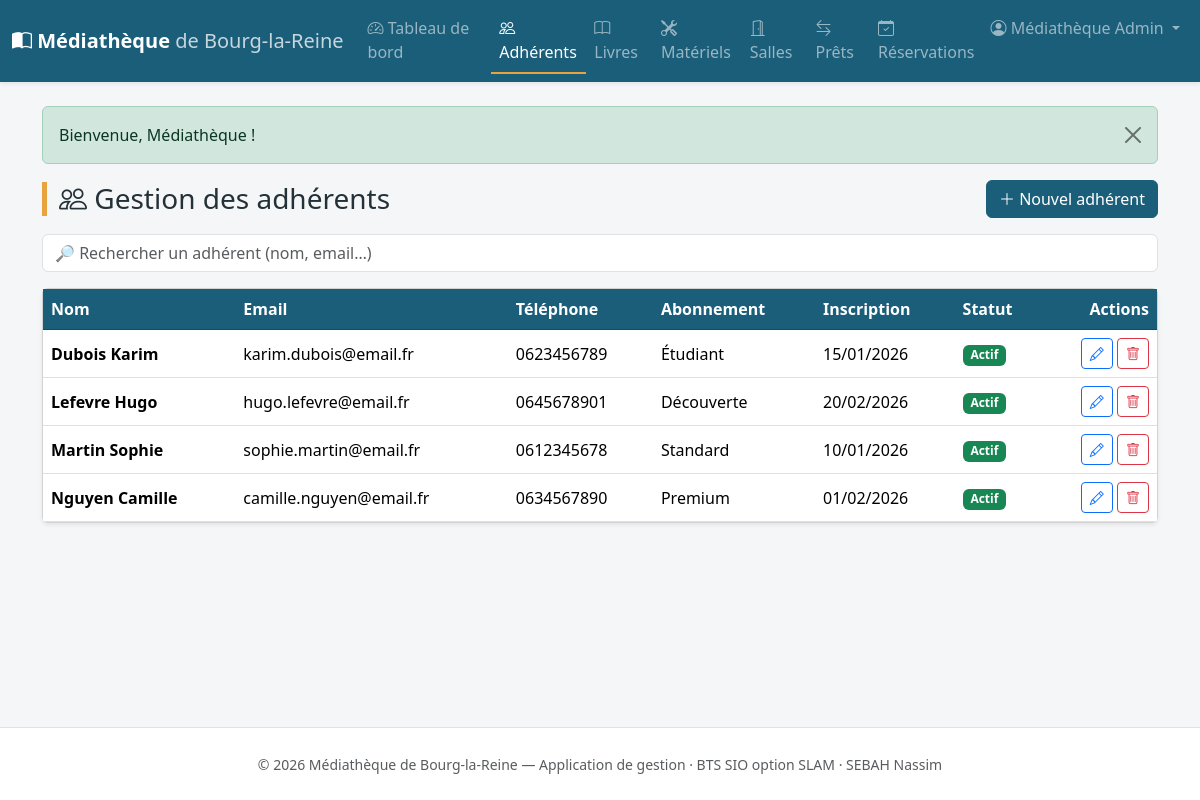
/public/index.php?ctrl=adherent&action=index (signed in), run on the app's committed database.
### tables this page shows
CREATE TABLE adherent (
    id                  INT AUTO_INCREMENT PRIMARY KEY,
    nom                 VARCHAR(60)  NOT NULL,
    prenom              VARCHAR(60)  NOT NULL,
    email               VARCHAR(120) NOT NULL UNIQUE,
    telephone           VARCHAR(20),
    adresse             VARCHAR(180),
    abonnement_id       INT,
    date_inscription    DATE         NOT NULL,
    date_fin_abonnement DATE,
    actif               TINYINT(1)   NOT NULL DEFAULT 1,
    CONSTRAINT fk_adherent_abonnement
        FOREIGN KEY (abonnement_id) REFERENCES abonnement(id) ON DELETE SET NULL
);

CREATE TABLE abonnement (
    id             INT AUTO_INCREMENT PRIMARY KEY,
    libelle        VARCHAR(60)  NOT NULL,
    tarif          DECIMAL(6,2) NOT NULL DEFAULT 0,
    duree_mois     INT          NOT NULL DEFAULT 12,
    quota_emprunts INT          NOT NULL DEFAULT 5
);

### app/controllers/AdherentController.php (called while the page is built, shortened)
<?php
class AdherentController extends Controller
{
    public function index($id = null): void
    {
        $this->view('adherent/index', [
            'titre'     => 'Gestion des adhérents',
            'adherents' => $this->model('Adherent')->allWithAbonnement(),
        ]);
    }
}

### public/index.php (called while the page is built, shortened)
<?php
require ROOT . '/app/core/helpers.php';
$action = preg_replace('/[^a-zA-Z]/', '', $_GET['action'] ?? 'index');
$id     = isset($_GET['id']) ? (int) $_GET['id'] : null;
$controller = new $controllerClass();
$controller->$action($id);

### app/models/Adherent.php (called while the page is built, shortened)
<?php
class Adherent extends Model
{
    public function allWithAbonnement(): array
    {
        $sql = "SELECT a.*, ab.libelle AS abonnement_libelle
                FROM adherent a
                LEFT JOIN abonnement ab ON a.abonnement_id = ab.id
                ORDER BY a.nom, a.prenom";
        return $this->db->query($sql)->fetchAll();
    }
}

### app/views/adherent/index.php (the view)
<div class="d-flex justify-content-between align-items-center mb-3 flex-wrap gap-2">
    <h1 class="h3 page-title mb-0"><i class="bi bi-people"></i> Gestion des adhérents</h1>
    <a href="<?= url('adherent', 'form') ?>" class="btn btn-mediatheque">
        <i class="bi bi-plus-lg"></i> Nouvel adhérent
    </a>
</div>
<input type="search" class="form-control mb-3" data-filter="#tbl-adherents"
       placeholder="🔎 Rechercher un adhérent (nom, email…)">
<div class="card shadow-sm">
    <div class="table-responsive">
        <table class="table table-hover align-middle mb-0" id="tbl-adherents">
            <thead>
                <tr>
                    <th>Nom</th><th>Email</th><th>Téléphone</th>
                    <th>Abonnement</th><th>Inscription</th><th>Statut</th>
                    <th class="text-end">Actions</th>
                </tr>
            </thead>
            <tbody>
                <?php if (empty($adherents)): ?>
                    <tr><td colspan="7" class="text-center text-muted py-4">Aucun adhérent enregistré.</td></tr>
                <?php else: foreach ($adherents as $a): ?>
                    <tr>
                        <td class="fw-semibold"><?= e($a['nom']) ?> <?= e($a['prenom']) ?></td>
                        <td><?= e($a['email']) ?></td>
                        <td><?= e($a['telephone']) ?: '—' ?></td>
                        <td><?= e($a['abonnement_libelle'] ?? '') ?: '—' ?></td>
                        <td><?= dateFr($a['date_inscription']) ?></td>
                        <td>
                            <?php if ($a['actif']): ?>
                                <span class="badge text-bg-success">Actif</span>
                            <?php else: ?>
                                <span class="badge text-bg-secondary">Inactif</span>
                            <?php endif; ?>
                        </td>
                        <td class="text-end text-nowrap">
                            <a href="<?= url('adherent', 'form', ['id' => $a['id']]) ?>"
                               class="btn btn-sm btn-outline-primary" title="Modifier"><i class="bi bi-pencil"></i></a>
                            <?= postButton('adherent', 'delete', (int) $a['id'], '<i class="bi bi-trash"></i>', [
                                'class'   => 'btn btn-sm btn-outline-danger',
                                'title'   => 'Supprimer',
                                'confirm' => 'Supprimer définitivement cet adhérent ?',
                            ]) ?>
                        </td>
                    </tr>
                <?php endforeach; endif; ?>
            </tbody>
        </table>
    </div>
</div>

### app/core/helpers.php (shortened to what this page needs)
<?php
function url(string $ctrl = 'home', string $action = 'index', array $params = []): string
{
    $query = array_merge(['ctrl' => $ctrl, 'action' => $action], $params);
    return BASE_URL . '?' . http_build_query($query);
}
function e(?string $value): string
{
    return htmlspecialchars($value ?? '', ENT_QUOTES, 'UTF-8');
}
function dateFr(?string $date): string
{
    $ts = strtotime($date);
    return $ts ? date('d/m/Y', $ts) : e($date);
}
function csrf_token(): string
{
    return $_SESSION['csrf_token'];
}
function csrf_field(): string
{
    return '<input type="hidden" name="_csrf" value="' . e(csrf_token()) . '">';
}
function postButton(string $ctrl, string $action, ?int $id, string $innerHtml, array $opts = []): string
{
    $params = $id !== null ? ['id' => $id] : [];
    $url   = url($ctrl, $action, $params);
    $cls   = $opts['class']      ?? 'btn btn-sm btn-outline-danger';
    $title = $opts['title']      ?? '';
    $conf  = $opts['confirm']    ?? '';
    $form  = $opts['form_class'] ?? 'd-inline';
    $cAttr = $conf !== '' ? ' data-confirm="' . e($conf) . '"' : '';
    return '<form method="post" action="' . e($url) . '" class="' . e($form) . '">'
         . csrf_field()
         . '<button type="submit" class="' . e($cls) . '" title="' . e($title) . '"' . $cAttr . '>'
         . $innerHtml
         . '</button>'
         . '</form>';
}

### public/css/style.css (style rules this page uses)
:root { --mediatheque: #1b5e7a; --mediatheque-dark: #134b62; --mediatheque-accent: #e8a33d; }
html, body { min-height: 100%; }
body { display: flex; flex-direction: column; min-height: 100vh; background-color: #f4f6f8; font-family: "Segoe UI", system-ui, -apple-system, sans-serif; color: #243238; }
.table thead th { background-color: var(--mediatheque); color: #fff; border-color: var(--mediatheque-dark); white-space: nowrap; }
.btn-mediatheque { background-color: var(--mediatheque); border-color: var(--mediatheque); color: #fff; }
.page-title { border-left: 5px solid var(--mediatheque-accent); padding-left: .75rem; }

### data on the page
adherent: nom "Dubois", prenom "Karim", email "karim.dubois@email.fr", telephone "0623456789", abonnement.libelle "Étudiant", date_inscription "15/01/2026", actif "Actif"
adherent: nom "Lefevre", prenom "Hugo", email "hugo.lefevre@email.fr", telephone "0645678901", abonnement.libelle "Découverte", date_inscription "20/02/2026", actif "Actif"
adherent: nom "Martin", prenom "Sophie", email "sophie.martin@email.fr", telephone "0612345678", abonnement.libelle "Standard", date_inscription "10/01/2026", actif "Actif"
adherent: nom "Nguyen", prenom "Camille", email "camille.nguyen@email.fr", telephone "0634567890", abonnement.libelle "Premium", date_inscription "01/02/2026", actif "Actif"

### other printed values
$label "Tableau de bord"
$label "Adhérents"
$label "Livres"
$label "Matériels"
$label "Salles"
$label "Prêts"
$label "Réservations"
$_SESSION['agent']['prenom'] . ' ' . $_SESSION['agent']['nom'] "Médiathèque Admin"
$_SESSION['flash']['message'] "Bienvenue, Médiathèque !"
